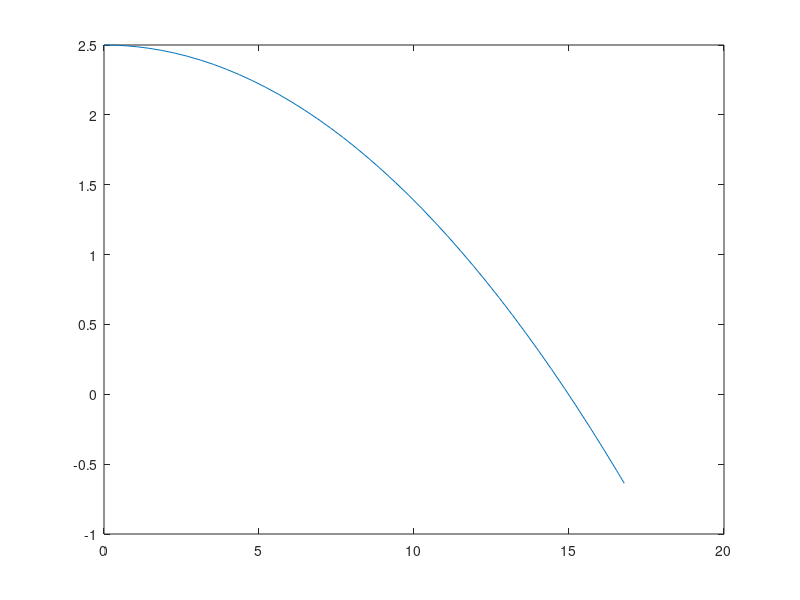

Source code (MATLAB):
% PLOTTEN VAN BAAN VAN WATERSTRAAL
r = 0.001
rho = 1000
C = 0.04
K = (r^2)*pi*rho*C
g = 9.81
v0 = 21,22
x0 = 0
y0 = 2.5
hoek = 0
alpha = (hoek/180)*pi
x1 = v0*cos(alpha)
y1 = v0*sin(alpha)

%de tijdframe waarin we de baan van de waterstraal willen bekijken
tspan = [0 0.8];
%de vector van onze beginvoorwaarden
A = [x0,y0,x1,y1]
%de functie van differentialen met variabelen t (tijd) en N (matrix van
%posities)
f = @(t,N) [N(3); N(4);-K*N(3)*norm([N(3),N(4)]); 
                       -g-K*N(4)*norm([N(3),N(4)])];
%ode45 lost de differentiaalvergelijkingen op met de functies, domein tspan
%en beginvoorwaarden als input
[t, N] = ode45(f, tspan, A);

%plot alle punten horend bij domein tspan, opgelost door ode45

plot(N(:,1),N(:,2))